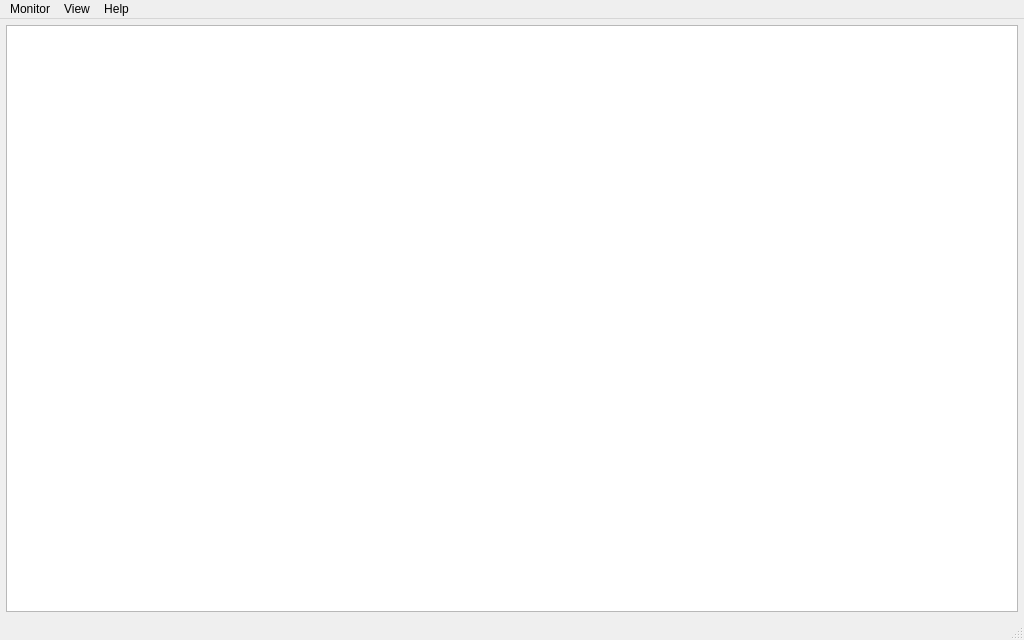
<?xml version="1.0" encoding="UTF-8"?>
<ui version="4.0">
 <class>MainWindow</class>
 <widget class="QMainWindow" name="MainWindow">
  <property name="geometry">
   <rect>
    <x>0</x>
    <y>0</y>
    <width>1024</width>
    <height>640</height>
   </rect>
  </property>
  <property name="windowTitle">
   <string>moncop</string>
  </property>
  <widget class="QWidget" name="centralwidget">
   <layout class="QVBoxLayout" name="verticalLayout">
    <property name="leftMargin">
     <number>6</number>
    </property>
    <property name="topMargin">
     <number>6</number>
    </property>
    <property name="rightMargin">
     <number>6</number>
    </property>
    <property name="bottomMargin">
     <number>6</number>
    </property>
    <item>
     <widget class="QTableView" name="table">
      <property name="alternatingRowColors">
       <bool>false</bool>
      </property>
      <property name="selectionMode">
       <enum>QAbstractItemView::SingleSelection</enum>
      </property>
      <property name="selectionBehavior">
       <enum>QAbstractItemView::SelectRows</enum>
      </property>
     </widget>
    </item>
   </layout>
  </widget>
  <widget class="QMenuBar" name="menubar">
   <property name="geometry">
    <rect>
     <x>0</x>
     <y>0</y>
     <width>1024</width>
     <height>26</height>
    </rect>
   </property>
   <widget class="QMenu" name="menuMonitor">
    <property name="title">
     <string>Monitor</string>
    </property>
    <addaction name="actionReset"/>
    <addaction name="separator"/>
    <addaction name="actionJoin"/>
    <addaction name="actionManage"/>
    <addaction name="separator"/>
    <addaction name="actionExit"/>
   </widget>
   <widget class="QMenu" name="menuView">
    <property name="title">
     <string>View</string>
    </property>
    <addaction name="actionFilter"/>
    <addaction name="actionStats"/>
    <addaction name="separator"/>
    <addaction name="actionFullscreen"/>
    <addaction name="separator"/>
    <addaction name="actionColumns"/>
    <addaction name="actionScroll"/>
   </widget>
   <widget class="QMenu" name="menuHelp">
    <property name="title">
     <string>Help</string>
    </property>
    <addaction name="actionAbout"/>
   </widget>
   <addaction name="menuMonitor"/>
   <addaction name="menuView"/>
   <addaction name="menuHelp"/>
  </widget>
  <widget class="QStatusBar" name="statusbar"/>
  <action name="actionExit">
   <property name="text">
    <string>Exit</string>
   </property>
   <property name="shortcut">
    <string>Ctrl+Q</string>
   </property>
  </action>
  <action name="actionJoin">
   <property name="text">
    <string>Join...</string>
   </property>
   <property name="shortcut">
    <string>Ctrl+J</string>
   </property>
  </action>
  <action name="actionManage">
   <property name="text">
    <string>Manage...</string>
   </property>
   <property name="shortcut">
    <string>Ctrl+M</string>
   </property>
  </action>
  <action name="actionFilter">
   <property name="text">
    <string>Filter...</string>
   </property>
   <property name="shortcut">
    <string>Ctrl+F</string>
   </property>
  </action>
  <action name="actionStats">
   <property name="text">
    <string>Stats...</string>
   </property>
   <property name="shortcut">
    <string>Ctrl+S</string>
   </property>
  </action>
  <action name="actionFullscreen">
   <property name="checkable">
    <bool>true</bool>
   </property>
   <property name="text">
    <string>Fullscreen</string>
   </property>
   <property name="shortcut">
    <string>Alt+Shift+F</string>
   </property>
  </action>
  <action name="actionReset">
   <property name="text">
    <string>Reset</string>
   </property>
   <property name="shortcut">
    <string>Ctrl+Shift+R</string>
   </property>
  </action>
  <action name="actionAbout">
   <property name="text">
    <string>About</string>
   </property>
  </action>
  <action name="actionColumns">
   <property name="text">
    <string>Columns</string>
   </property>
  </action>
  <action name="actionScroll">
   <property name="checkable">
    <bool>true</bool>
   </property>
   <property name="text">
    <string>Auto scroll</string>
   </property>
  </action>
 </widget>
 <resources/>
 <connections/>
</ui>
